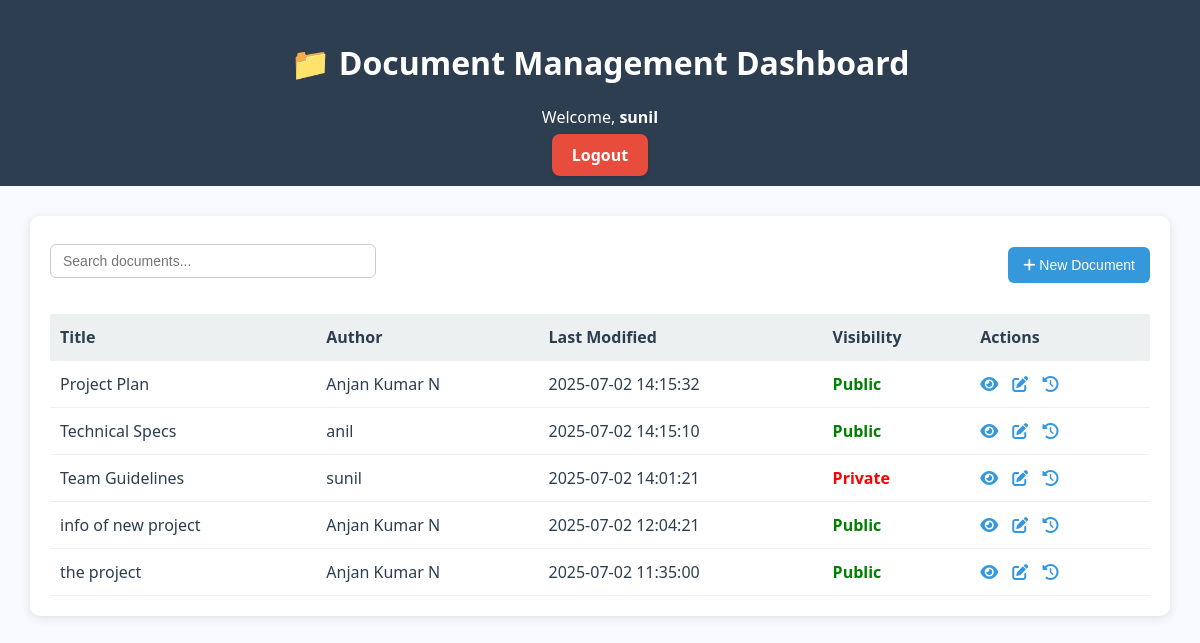
The app's page /dashboard.php (signed in) with its own data.
### tables this page shows
CREATE TABLE `documents` (
  `doc_id` int(11) NOT NULL,
  `title` varchar(255) NOT NULL,
  `content` text NOT NULL,
  `author_id` int(11) NOT NULL,
  `is_public` tinyint(1) DEFAULT 0,
  `last_modified` timestamp NOT NULL DEFAULT current_timestamp() ON UPDATE current_timestamp()
);

CREATE TABLE `users` (
  `user_id` int(11) NOT NULL,
  `name` varchar(100) NOT NULL,
  `email` varchar(100) NOT NULL,
  `password` varchar(255) NOT NULL,
  `reset_token` varchar(255) DEFAULT NULL,
  `created_at` timestamp NOT NULL DEFAULT current_timestamp()
);

### dashboard.php (the view, shortened to what this page needs)
<!DOCTYPE html>
<html>
<head>
  <link rel="stylesheet" href="https://cdnjs.cloudflare.com/ajax/libs/font-awesome/6.5.0/css/all.min.css">
  <link rel="stylesheet" href="dashboard-style.css">
</head>
<body>
<div class="header">
  <div class="header-flex">
    <div>
      <h1>📁 Document Management Dashboard</h1>
      <p>Welcome, <strong><?php echo htmlspecialchars($_SESSION['user_name']); ?></strong></p>
    </div>
    <a href="logout.php" class="logout-btn">Logout</a>
  </div>
</div>
<div class="container">
  <div class="top-bar">
    <input type="text" id="search" placeholder="Search documents...">
    <button onclick="window.location.href='create_document.php'"><i class="fa fa-plus"></i> New Document</button>
  </div>
  <table>
    <thead>
      <tr>
        <th>Title</th>
        <th>Author</th>
        <th>Last Modified</th>
        <th>Visibility</th>
        <th>Actions</th>
      </tr>
    </thead>
    <tbody>
    <?php
    require_once "includes/db.php";
    $user_id = $_SESSION['user_id'];
    $query = "
            SELECT DISTINCT d.doc_id, d.title, d.last_modified, d.is_public, u.name AS author_name
            FROM documents d
            JOIN users u ON d.author_id = u.user_id
            WHERE d.author_id = ? OR d.is_public = 1 OR d.author_id = ?
            ORDER BY d.last_modified DESC
            ";
    $stmt = $conn->prepare($query);
    $stmt->bind_param("ii", $user_id, $user_id);
    $stmt->execute();
    $result = $stmt->get_result();
    while ($row = $result->fetch_assoc()) {
      $visibility = $row['is_public'] ? '<span class="public">Public</span>' : '<span class="private">Private</span>';
      echo "<tr>
        <td>" . htmlspecialchars($row['title']) . "</td>
        <td>" . htmlspecialchars($row['author_name']) . "</td>
        <td>" . $row['last_modified'] . "</td>
        <td>$visibility</td>
        <td class='action-icons'>
          <a onclick=\"openPanel('view', {$row['doc_id']})\"><i class='fa fa-eye'></i></a>
          <a onclick=\"openPanel('edit', {$row['doc_id']})\"><i class='fa fa-edit'></i></a>
          <a onclick=\"openPanel('versions', {$row['doc_id']})\"><i class='fa fa-history'></i></a>
        </td>
      </tr>";
    }
    ?>
    </tbody>
  </table>
</div>
</body>
</html>

### dashboard-style.css (style rules this page uses)
body { font-family: 'Segoe UI', sans-serif; margin: 0; background: #fff; color: #2c3e50; }
input[type="text"], textarea { width: 100%; padding: 10px; margin: 8px 0 16px 0; border: 1px solid #ccc; border-radius: 6px; font-size: 14px; }
button { padding: 10px 16px; background: #3498db; border: none; color: white; border-radius: 6px; cursor: pointer; font-size: 14px; }

### dashboard.php (style rules this page uses)
body { font-family: 'Segoe UI', sans-serif; margin: 0; background: #f7f9fc; }
.header { background: #2c3e50; color: white; padding: 20px; text-align: center; }
.container { max-width: 1100px; margin: 30px auto; background: white; padding: 20px; border-radius: 10px; box-shadow: 0 2px 10px rgba(0,0,0,0.1); }
.top-bar { display: flex; justify-content: space-between; align-items: center; margin-bottom: 20px; }
.top-bar input { padding: 8px 12px; width: 300px; border: 1px solid #ccc; border-radius: 6px; }
.top-bar button { padding: 10px 15px; background: #3498db; color: white; border: none; border-radius: 6px; cursor: pointer; }
table { width: 100%; border-collapse: collapse; }
th, td { padding: 12px 10px; border-bottom: 1px solid #eee; text-align: left; }
th { background-color: #ecf0f1; }
.action-icons a { margin-right: 10px; color: #3498db; text-decoration: none; cursor: pointer; }
.public { color: green; font-weight: bold; }
.private { color: red; font-weight: bold; }
.logout-btn { background-color: #e74c3c; color: #fff; padding: 10px 20px; border-radius: 8px; text-decoration: none; font-weight: bold; transition: background-color 0.3s ease; box-shadow: 0 2px 5px rgba(0, 0, 0, 0.1); }

### records on screen
documents: title "Project Plan", author.name "Anjan Kumar N", last_modified "2025-07-02 14:15:32", is_public "Public"
documents: title "Technical Specs", author.name "anil", last_modified "2025-07-02 14:15:10", is_public "Public"
documents: title "Team Guidelines", author.name "sunil", last_modified "2025-07-02 14:01:21", is_public "Private"
documents: title "info of new project", author.name "Anjan Kumar N", last_modified "2025-07-02 12:04:21", is_public "Public"
documents: title "the project", author.name "Anjan Kumar N", last_modified "2025-07-02 11:35:00", is_public "Public"

### other values on screen
$_SESSION['user_name'] "sunil"
